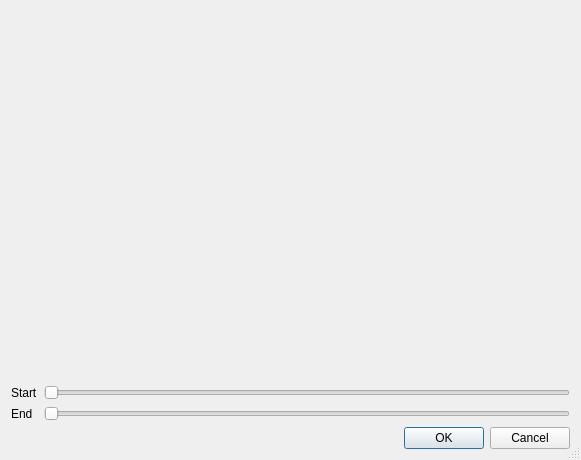
<?xml version="1.0" encoding="UTF-8"?>
<ui version="4.0">
 <class>AnalyseDialog</class>
 <widget class="QDialog" name="AnalyseDialog">
  <property name="geometry">
   <rect>
    <x>0</x>
    <y>0</y>
    <width>581</width>
    <height>460</height>
   </rect>
  </property>
  <property name="windowTitle">
   <string>Dialog</string>
  </property>
  <property name="sizeGripEnabled">
   <bool>true</bool>
  </property>
  <layout class="QGridLayout" name="gridLayout">
   <item row="0" column="0" colspan="3">
    <widget class="QwtPlot" name="plot"/>
   </item>
   <item row="1" column="1" colspan="2">
    <widget class="QSlider" name="sliderStart">
     <property name="orientation">
      <enum>Qt::Horizontal</enum>
     </property>
    </widget>
   </item>
   <item row="3" column="2">
    <widget class="QDialogButtonBox" name="buttonBox">
     <property name="orientation">
      <enum>Qt::Horizontal</enum>
     </property>
     <property name="standardButtons">
      <set>QDialogButtonBox::Cancel|QDialogButtonBox::Ok</set>
     </property>
    </widget>
   </item>
   <item row="1" column="0">
    <widget class="QLabel" name="label">
     <property name="text">
      <string>Start</string>
     </property>
    </widget>
   </item>
   <item row="2" column="0">
    <widget class="QLabel" name="label_2">
     <property name="text">
      <string>End</string>
     </property>
    </widget>
   </item>
   <item row="2" column="1" colspan="2">
    <widget class="QSlider" name="sliderEnd">
     <property name="orientation">
      <enum>Qt::Horizontal</enum>
     </property>
    </widget>
   </item>
  </layout>
 </widget>
 <customwidgets>
  <customwidget>
   <class>QwtPlot</class>
   <extends></extends>
   <header>qwt_plot.h</header>
  </customwidget>
 </customwidgets>
 <resources/>
 <connections>
  <connection>
   <sender>buttonBox</sender>
   <signal>accepted()</signal>
   <receiver>AnalyseDialog</receiver>
   <slot>accept()</slot>
   <hints>
    <hint type="sourcelabel">
     <x>248</x>
     <y>254</y>
    </hint>
    <hint type="destinationlabel">
     <x>157</x>
     <y>274</y>
    </hint>
   </hints>
  </connection>
  <connection>
   <sender>buttonBox</sender>
   <signal>rejected()</signal>
   <receiver>AnalyseDialog</receiver>
   <slot>reject()</slot>
   <hints>
    <hint type="sourcelabel">
     <x>316</x>
     <y>260</y>
    </hint>
    <hint type="destinationlabel">
     <x>286</x>
     <y>274</y>
    </hint>
   </hints>
  </connection>
 </connections>
</ui>
